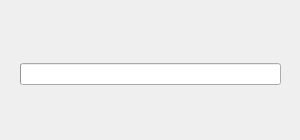
<?xml version="1.0" encoding="UTF-8"?>
<ui version="4.0">
 <class>LoadingDialog</class>
 <widget class="QDialog" name="LoadingDialog">
  <property name="windowModality">
   <enum>Qt::NonModal</enum>
  </property>
  <property name="geometry">
   <rect>
    <x>0</x>
    <y>0</y>
    <width>300</width>
    <height>140</height>
   </rect>
  </property>
  <property name="minimumSize">
   <size>
    <width>300</width>
    <height>140</height>
   </size>
  </property>
  <property name="maximumSize">
   <size>
    <width>300</width>
    <height>140</height>
   </size>
  </property>
  <property name="contextMenuPolicy">
   <enum>Qt::NoContextMenu</enum>
  </property>
  <property name="windowTitle">
   <string>Dialog</string>
  </property>
  <property name="sizeGripEnabled">
   <bool>false</bool>
  </property>
  <property name="modal">
   <bool>false</bool>
  </property>
  <widget class="QFrame" name="verticalFrame">
   <property name="enabled">
    <bool>true</bool>
   </property>
   <property name="geometry">
    <rect>
     <x>10</x>
     <y>10</y>
     <width>281</width>
     <height>128</height>
    </rect>
   </property>
   <layout class="QVBoxLayout" name="verticalLayout" stretch="0">
    <property name="leftMargin">
     <number>10</number>
    </property>
    <property name="topMargin">
     <number>10</number>
    </property>
    <property name="rightMargin">
     <number>10</number>
    </property>
    <property name="bottomMargin">
     <number>10</number>
    </property>
    <item>
     <widget class="QProgressBar" name="progressBar">
      <property name="sizePolicy">
       <sizepolicy hsizetype="Expanding" vsizetype="Fixed">
        <horstretch>0</horstretch>
        <verstretch>0</verstretch>
       </sizepolicy>
      </property>
      <property name="maximumSize">
       <size>
        <width>16777213</width>
        <height>16777215</height>
       </size>
      </property>
      <property name="focusPolicy">
       <enum>Qt::StrongFocus</enum>
      </property>
      <property name="contextMenuPolicy">
       <enum>Qt::NoContextMenu</enum>
      </property>
      <property name="minimum">
       <number>5</number>
      </property>
      <property name="value">
       <number>5</number>
      </property>
      <property name="alignment">
       <set>Qt::AlignCenter</set>
      </property>
      <property name="orientation">
       <enum>Qt::Horizontal</enum>
      </property>
      <property name="invertedAppearance">
       <bool>false</bool>
      </property>
      <property name="textDirection">
       <enum>QProgressBar::BottomToTop</enum>
      </property>
      <property name="format">
       <string/>
      </property>
     </widget>
    </item>
   </layout>
  </widget>
 </widget>
 <resources/>
 <connections/>
</ui>
